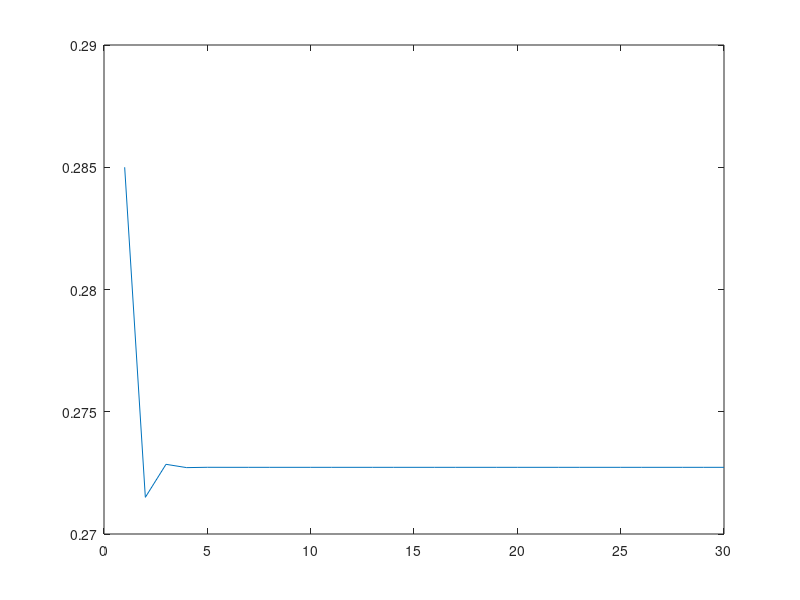

MATLAB code for this plot:
%------a--------
X0 = [0;1]; %[Faltar,Ir]
T = [0.2,0.3;
     0.8,0.7];
X1 = T*X0;
X2 = T*X1;%T*T*X0
Probabilidade_de_presente_ir1 = X2(2,1)*100

%-------b--------

X0 = [1;0]; %[Faltar,Ir]
T = [0.2,0.3;0.8,0.7];
X1 = T*X0;
X2 = T*X1;%T*T*X0
Probabilidade_de_presente_faltar1 = X2(2,1)*100;

%------c---------

X0 = [0;1]; %[Faltar,Ir]
T = [0.2,0.3;0.8,0.7];
X15=(T^15)*X0;
Probabilidade_de_presente_ir_15 = X15(2,1)*100;

%------d-------

X0 = [0.85;0.15];
T = [0.7,0.8;0.3,0.2];
Probabilidade_ir = zeros(1,30);

for aula = 1:30
    X_aula = T^aula * X0
    probabilidade_ir(1,aula) = X_aula(2,1);
end

plot(1:30,probabilidade_ir)
